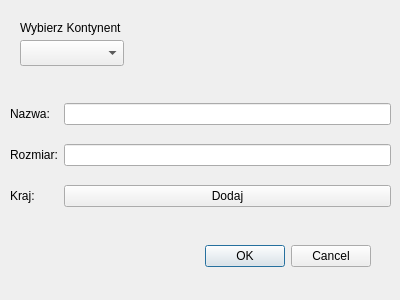
<?xml version="1.0" encoding="UTF-8"?>
<ui version="4.0">
 <class>ContinentEditWindow</class>
 <widget class="QDialog" name="ContinentEditWindow">
  <property name="geometry">
   <rect>
    <x>0</x>
    <y>0</y>
    <width>400</width>
    <height>300</height>
   </rect>
  </property>
  <property name="windowTitle">
   <string>Dialog</string>
  </property>
  <widget class="QDialogButtonBox" name="buttonBox">
   <property name="geometry">
    <rect>
     <x>30</x>
     <y>240</y>
     <width>341</width>
     <height>32</height>
    </rect>
   </property>
   <property name="orientation">
    <enum>Qt::Horizontal</enum>
   </property>
   <property name="standardButtons">
    <set>QDialogButtonBox::Cancel|QDialogButtonBox::Ok</set>
   </property>
  </widget>
  <widget class="QComboBox" name="ContinentComboBox">
   <property name="geometry">
    <rect>
     <x>20</x>
     <y>40</y>
     <width>104</width>
     <height>26</height>
    </rect>
   </property>
  </widget>
  <widget class="QLabel" name="label">
   <property name="geometry">
    <rect>
     <x>20</x>
     <y>20</y>
     <width>131</width>
     <height>16</height>
    </rect>
   </property>
   <property name="text">
    <string>Wybierz Kontynent</string>
   </property>
  </widget>
  <widget class="QWidget" name="gridLayoutWidget">
   <property name="geometry">
    <rect>
     <x>0</x>
     <y>80</y>
     <width>401</width>
     <height>151</height>
    </rect>
   </property>
   <layout class="QGridLayout" name="gridLayout">
    <property name="leftMargin">
     <number>10</number>
    </property>
    <property name="topMargin">
     <number>10</number>
    </property>
    <property name="rightMargin">
     <number>10</number>
    </property>
    <property name="bottomMargin">
     <number>10</number>
    </property>
    <item row="1" column="0">
     <widget class="QLabel" name="label_3">
      <property name="text">
       <string>Rozmiar:</string>
      </property>
     </widget>
    </item>
    <item row="1" column="1">
     <widget class="QLineEdit" name="newContinentSize"/>
    </item>
    <item row="0" column="0">
     <widget class="QLabel" name="label_2">
      <property name="text">
       <string>Nazwa:</string>
      </property>
     </widget>
    </item>
    <item row="0" column="1">
     <widget class="QLineEdit" name="newContinentName"/>
    </item>
    <item row="2" column="1">
     <widget class="QPushButton" name="addNewCountry">
      <property name="text">
       <string>Dodaj</string>
      </property>
     </widget>
    </item>
    <item row="2" column="0">
     <widget class="QLabel" name="label_4">
      <property name="text">
       <string>Kraj:</string>
      </property>
     </widget>
    </item>
   </layout>
  </widget>
 </widget>
 <resources/>
 <connections>
  <connection>
   <sender>buttonBox</sender>
   <signal>accepted()</signal>
   <receiver>ContinentEditWindow</receiver>
   <slot>accept()</slot>
   <hints>
    <hint type="sourcelabel">
     <x>248</x>
     <y>254</y>
    </hint>
    <hint type="destinationlabel">
     <x>157</x>
     <y>274</y>
    </hint>
   </hints>
  </connection>
  <connection>
   <sender>buttonBox</sender>
   <signal>rejected()</signal>
   <receiver>ContinentEditWindow</receiver>
   <slot>reject()</slot>
   <hints>
    <hint type="sourcelabel">
     <x>316</x>
     <y>260</y>
    </hint>
    <hint type="destinationlabel">
     <x>286</x>
     <y>274</y>
    </hint>
   </hints>
  </connection>
 </connections>
</ui>
